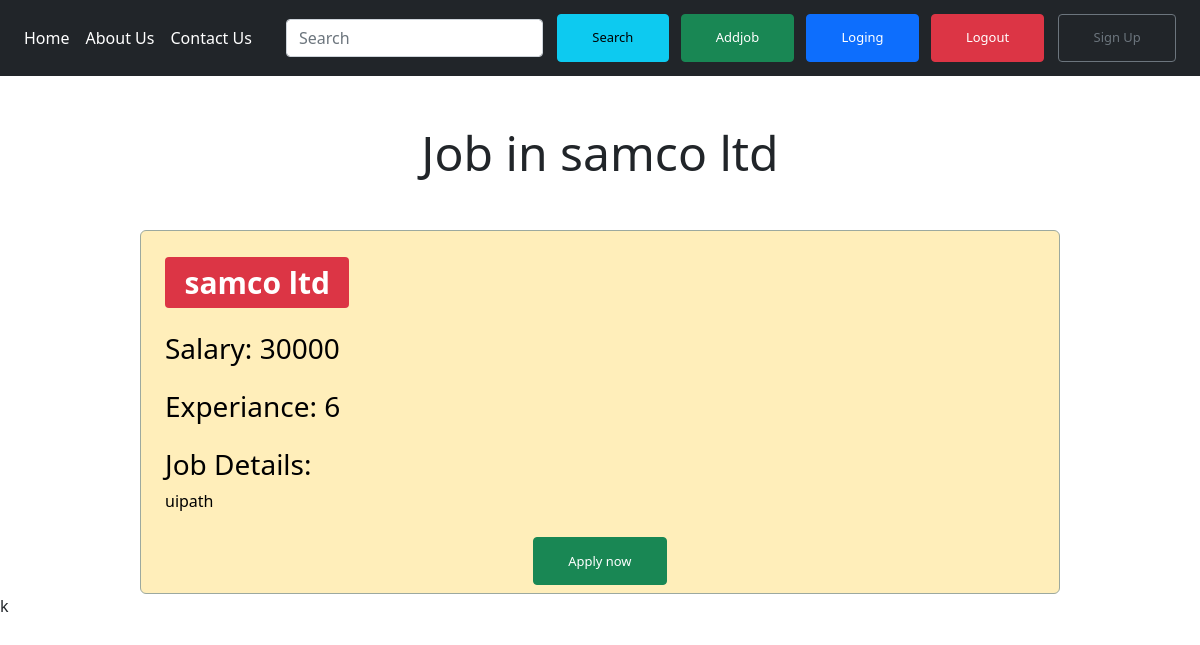
The page /jobview.php?id=25 on the database its author committed.
### tables this page shows
CREATE TABLE `addjob` (
  `id` int(255) NOT NULL,
  `company` varchar(255) NOT NULL,
  `salary` varchar(255) NOT NULL,
  `des` varchar(255) NOT NULL,
  `experience` varchar(255) NOT NULL
);

### jobview.php (the view, shortened to what this page needs)
<?php  include "common.php"  ?>
  <?php
  $viewjob=$_GET['id'];
    $conn = mysqli_connect("localhost", "root", "", "givejob");
    $sql = " SELECT id,company,salary,des,experience FROM addjob WHERE id={$viewjob}";
    $result= mysqli_query($conn, $sql);
    if (mysqli_num_rows($result) > 0) {
      while($row = mysqli_fetch_assoc($result)) {
  ?>
  <h1 class="text-center display-5 my-5">Job in <?php echo $row['company']?></h1>
  <div class="container table-warning">
    <h1 class="name"><span class="badge bg-danger " style="color:white; ">
        <?php echo $row['company']?>
      </span></h1>
    <h3 class="salary my-4">Salary:
      <?php echo $row['salary']?>
    </h3>
    <h3 class="exp">Experiance:
      <?php echo $row['experience']?>
    </h3>
    <p class="des my-4">
    <h3>Job Details:</h3>
    <?php echo $row['des']?>
    </p>
    <button id="message"style="margin-left: 23rem;" onclick="message()" class="btn btn-success my-2">Apply now</button>
  </div>
  <?php
         }
      }
?>
</body>
</html>k

### common.php (style rules this page uses)
.btn { padding: .84rem 2.14rem; font-size: .81rem; margin: .375rem }

### jobview.php (style rules this page uses)
.container { border: 0.5px solid; border-radius: 20px; position: center; border: 1px solid #9ca99f; border-radius: 6px; padding: 24px 24px 0; max-width: 920px; margin-top: 3rem; }

### rows shown on the page
addjob: company "samco ltd", salary "30000", experience "6", des "uipath"
